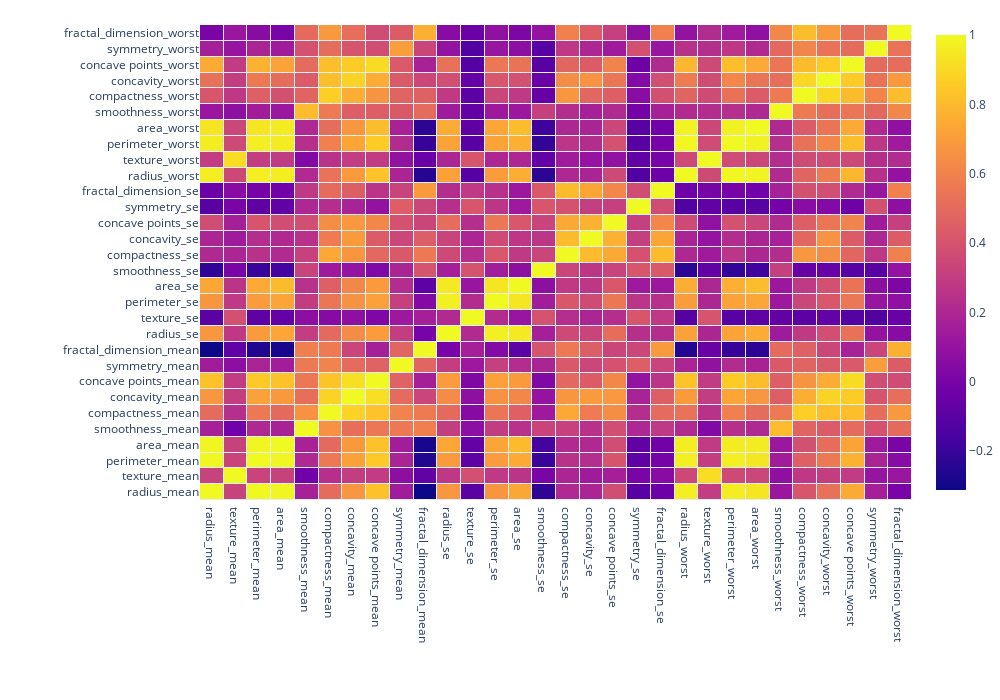

Notebook cell for this chart:
### Code cell
#Correlation matrix
corr = df.iloc[:,1:].corr()
fig = go.Figure(data=go.Heatmap(z=np.array(corr),x=corr.columns.tolist(),y=corr.columns.tolist(),xgap = 1,ygap = 1))
fig.update_layout(margin = dict(t=25,r=0,b=200,l=200),width = 1000, height = 700)
fig.show()

### Figure 1 — Plotly figure (JSON) as saved in the notebook; plotly's stock layout.template omitted (floating-point values rounded to 4 significant figures; data arrays with more than 128 entries replaced by an {"elided": "..."} marker saying what was removed)
{"data": [{"type": "heatmap", "x": ["radius_mean", "texture_mean", "perimeter_mean", "area_mean", "smoothness_mean", "compactness_mean", "concavity_mean", "concave points_mean", "symmetry_mean", "fractal_dimension_mean", "radius_se", "texture_se", "perimeter_se", "area_se", "smoothness_se", "compactness_se", "concavity_se", "concave points_se", "symmetry_se", "fractal_dimension_se", "radius_worst", "texture_worst", "perimeter_worst", "area_worst", "smoothness_worst", "compactness_worst", "concavity_worst", "concave points_worst", "symmetry_worst", "fractal_dimension_worst"], "xgap": 1, "y": ["radius_mean", "texture_mean", "perimeter_mean", "area_mean", "smoothness_mean", "compactness_mean", "concavity_mean", "concave points_mean", "symmetry_mean", "fractal_dimension_mean", "radius_se", "texture_se", "perimeter_se", "area_se", "smoothness_se", "compactness_se", "concavity_se", "concave points_se", "symmetry_se", "fractal_dimension_se", "radius_worst", "texture_worst", "perimeter_worst", "area_worst", "smoothness_worst", "compactness_worst", "concavity_worst", "concave points_worst", "symmetry_worst", "fractal_dimension_worst"], "ygap": 1, "z": {"elided": "30x30 float values"}}], "layout": {"height": 700, "margin": {"b": 200, "l": 200, "r": 0, "t": 25}, "width": 1000}}
